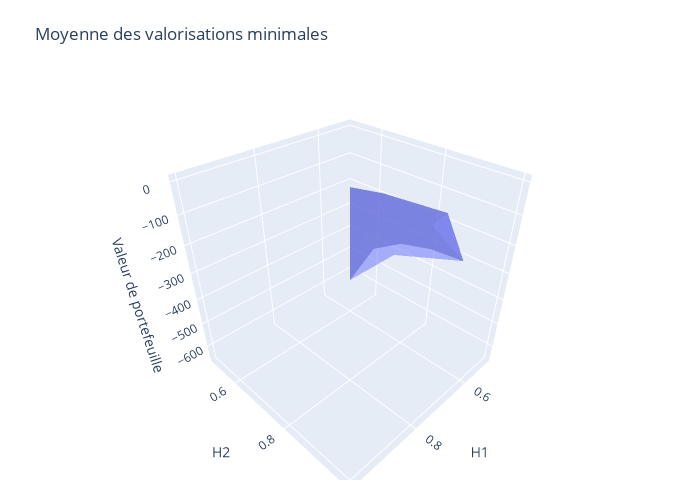

Notebook code for this chart:
### Code cell
import plotly.graph_objects as go

fig = go.Figure(data=[go.Mesh3d(x=H_1,
                                y=H_2,
                                z=RUNNING_MIN, 
                                opacity=0.50,
                                # i, j and k give the vertices of triangles
                                )])


fig.update_layout(
    title='Moyenne des valorisations minimales', 
    autosize=False,
    width=700, 
    height=500,
    margin=dict(l=20, r=20, b=20, t=80),
    scene=dict(
        xaxis_title='H1',
        yaxis_title='H2',
        zaxis_title='Valeur de portefeuille',
    ),
)

fig.show()

### Figure 1 — Plotly figure (JSON) as saved in the notebook; plotly's stock layout.template omitted (floating-point values rounded to 4 significant figures)
{"data": [{"opacity": 0.5, "type": "mesh3d", "x": [0.5, 0.5, 0.5, 0.5, 0.5, 0.6, 0.6, 0.6, 0.6, 0.7, 0.7, 0.7, 0.8, 0.8, 0.9, 0.9, 1], "y": [0.5, 0.6, 0.7, 0.8, 0.9, 0.6, 0.7, 0.8, 0.9, 0.7, 0.8, 0.9, 0.8, 0.9, 0.9, 1, 1], "z": [-646.6, -435.5, -358.2, -324.8, -313.5, -195.6, -123.2, -103.8, -93.33, -56.23, -33.16, -26.48, -12.64, -7.418, -2.464, -0.9594, -0.01512]}], "layout": {"autosize": false, "height": 500, "margin": {"b": 20, "l": 20, "r": 20, "t": 80}, "scene": {"xaxis": {"title": {"text": "H1"}}, "yaxis": {"title": {"text": "H2"}}, "zaxis": {"title": {"text": "Valeur de portefeuille"}}}, "title": {"text": "Moyenne des valorisations minimales"}, "width": 700}}
